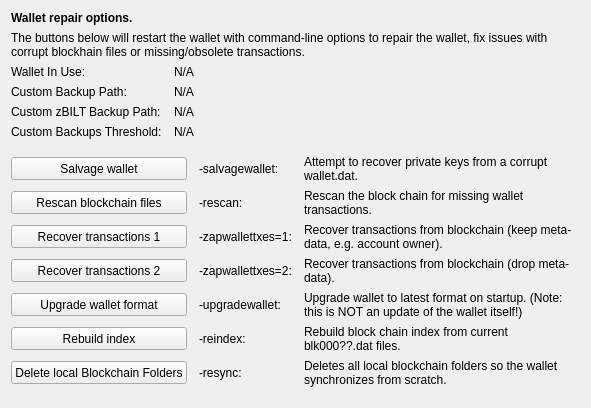
     <widget class="QWidget" name="tab_repair">
      <attribute name="title">
       <string>&amp;Wallet Repair</string>
      </attribute>
      <layout class="QGridLayout" name="gridLayout_4" columnstretch="0,0,0,0">
       <property name="horizontalSpacing">
        <number>12</number>
       </property>
       <item row="0" column="0" colspan="4">
        <widget class="QLabel" name="label_repair_header">
         <property name="font">
          <font>
           <weight>75</weight>
           <bold>true</bold>
          </font>
         </property>
         <property name="text">
          <string>Wallet repair options.</string>
         </property>
        </widget>
       </item>
       <item row="1" column="0" colspan="4">
        <widget class="QLabel" name="label_repair_helptext">
         <property name="font">
          <font>
           <weight>50</weight>
           <bold>false</bold>
          </font>
         </property>
         <property name="text">
          <string>The buttons below will restart the wallet with command-line options to repair the wallet, fix issues with corrupt blockhain files or missing/obsolete transactions.</string>
         </property>
         <property name="wordWrap">
          <bool>true</bool>
         </property>
        </widget>
       </item>
       <item row="2" column="0">
        <widget class="QLabel" name="wallet_path_label">
         <property name="text">
          <string>Wallet In Use:</string>
         </property>
        </widget>
       </item>
       <item row="2" column="1" colspan="3">
        <widget class="QLabel" name="wallet_path">
         <property name="cursor">
          <cursorShape>IBeamCursor</cursorShape>
         </property>
         <property name="text">
          <string>N/A</string>
         </property>
         <property name="textFormat">
          <enum>Qt::PlainText</enum>
         </property>
         <property name="textInteractionFlags">
          <set>Qt::LinksAccessibleByMouse|Qt::TextSelectableByKeyboard|Qt::TextSelectableByMouse</set>
         </property>
        </widget>
       </item>
       <item row="3" column="0">
        <widget class="QLabel" name="wallet_custombackuppath_label">
         <property name="visible">
          <bool>false</bool>
         </property>
         <property name="text">
          <string>Custom Backup Path:</string>
         </property>
        </widget>
       </item>
       <item row="3" column="1" colspan="3">
        <widget class="QLabel" name="wallet_custombackuppath">
         <property name="cursor">
          <cursorShape>IBeamCursor</cursorShape>
         </property>
         <property name="visible">
          <bool>false</bool>
         </property>
         <property name="text">
          <string>N/A</string>
         </property>
         <property name="textFormat">
          <enum>Qt::PlainText</enum>
         </property>
         <property name="textInteractionFlags">
          <set>Qt::LinksAccessibleByMouse|Qt::TextSelectableByKeyboard|Qt::TextSelectableByMouse</set>
         </property>
        </widget>
       </item>
       <item row="4" column="0">
        <widget class="QLabel" name="wallet_customzpivbackuppath_label">
         <property name="visible">
          <bool>false</bool>
         </property>
         <property name="text">
          <string>Custom zBILT Backup Path:</string>
         </property>
        </widget>
       </item>
       <item row="4" column="1" colspan="3">
        <widget class="QLabel" name="wallet_customzpivbackuppath">
         <property name="cursor">
          <cursorShape>IBeamCursor</cursorShape>
         </property>
         <property name="visible">
          <bool>false</bool>
         </property>
         <property name="text">
          <string>N/A</string>
         </property>
         <property name="textFormat">
          <enum>Qt::PlainText</enum>
         </property>
         <property name="textInteractionFlags">
          <set>Qt::LinksAccessibleByMouse|Qt::TextSelectableByKeyboard|Qt::TextSelectableByMouse</set>
         </property>
        </widget>
       </item>
       <item row="5" column="0">
        <widget class="QLabel" name="wallet_custombackupthreshold_label">
         <property name="visible">
          <bool>false</bool>
         </property>
         <property name="text">
          <string>Custom Backups Threshold:</string>
         </property>
        </widget>
       </item>
       <item row="5" column="1" colspan="3">
        <widget class="QLabel" name="wallet_custombackupthreshold">
         <property name="cursor">
          <cursorShape>IBeamCursor</cursorShape>
         </property>
         <property name="visible">
          <bool>false</bool>
         </property>
         <property name="text">
          <string>N/A</string>
         </property>
         <property name="textFormat">
          <enum>Qt::PlainText</enum>
         </property>
         <property name="textInteractionFlags">
          <set>Qt::LinksAccessibleByMouse|Qt::TextSelectableByKeyboard|Qt::TextSelectableByMouse</set>
         </property>
        </widget>
       </item>
       <item row="6" column="0">
        <spacer name="verticalSpacer_repair1">
         <property name="orientation">
          <enum>Qt::Vertical</enum>
         </property>
         <property name="sizeHint" stdset="0">
          <size>
           <width>10</width>
           <height>10</height>
          </size>
         </property>
        </spacer>
       </item>
       <item row="7" column="0" colspan="2">
        <widget class="QPushButton" name="btn_salvagewallet">
         <property name="minimumSize">
          <size>
           <width>100</width>
           <height>23</height>
          </size>
         </property>
         <property name="text">
          <string>Salvage wallet</string>
         </property>
        </widget>
       </item>
       <item row="7" column="2">
        <widget class="QLabel" name="label_repair_salvage_command">
         <property name="text">
          <string notr="true">-salvagewallet:</string>
         </property>
        </widget>
       </item>
       <item row="7" column="3">
        <widget class="QLabel" name="label_repair_salvage">
         <property name="text">
          <string>Attempt to recover private keys from a corrupt wallet.dat.</string>
         </property>
         <property name="wordWrap">
          <bool>true</bool>
         </property>
        </widget>
       </item>
       <item row="8" column="0" colspan="2">
        <widget class="QPushButton" name="btn_rescan">
         <property name="minimumSize">
          <size>
           <width>100</width>
           <height>23</height>
          </size>
         </property>
         <property name="text">
          <string>Rescan blockchain files</string>
         </property>
        </widget>
       </item>
       <item row="8" column="2">
        <widget class="QLabel" name="label_repair_rescan_command">
         <property name="text">
          <string notr="true">-rescan:</string>
         </property>
        </widget>
       </item>
       <item row="8" column="3">
        <widget class="QLabel" name="label_repair_rescan">
         <property name="text">
          <string>Rescan the block chain for missing wallet transactions.</string>
         </property>
         <property name="wordWrap">
          <bool>true</bool>
         </property>
        </widget>
       </item>
       <item row="9" column="0" colspan="2">
        <widget class="QPushButton" name="btn_zapwallettxes1">
         <property name="minimumSize">
          <size>
           <width>100</width>
           <height>23</height>
          </size>
         </property>
         <property name="text">
          <string>Recover transactions 1</string>
         </property>
        </widget>
       </item>
       <item row="9" column="2">
        <widget class="QLabel" name="label_repair_zap1_command">
         <property name="text">
          <string notr="true">-zapwallettxes=1:</string>
         </property>
        </widget>
       </item>
       <item row="9" column="3">
        <widget class="QLabel" name="label_repair_zap1">
         <property name="text">
          <string>Recover transactions from blockchain (keep meta-data, e.g. account owner).</string>
         </property>
         <property name="wordWrap">
          <bool>true</bool>
         </property>
        </widget>
       </item>
       <item row="10" column="0" colspan="2">
        <widget class="QPushButton" name="btn_zapwallettxes2">
         <property name="minimumSize">
          <size>
           <width>100</width>
           <height>23</height>
          </size>
         </property>
         <property name="text">
          <string>Recover transactions 2</string>
         </property>
        </widget>
       </item>
       <item row="10" column="2">
        <widget class="QLabel" name="label_repair_zap2_command">
         <property name="text">
          <string notr="true">-zapwallettxes=2:</string>
         </property>
        </widget>
       </item>
       <item row="10" column="3">
        <widget class="QLabel" name="label_repair_zap2">
         <property name="text">
          <string>Recover transactions from blockchain (drop meta-data).</string>
         </property>
         <property name="wordWrap">
          <bool>true</bool>
         </property>
        </widget>
       </item>
       <item row="11" column="0" colspan="2">
        <widget class="QPushButton" name="btn_upgradewallet">
         <property name="minimumSize">
          <size>
           <width>100</width>
           <height>23</height>
          </size>
         </property>
         <property name="text">
          <string>Upgrade wallet format</string>
         </property>
        </widget>
       </item>
       <item row="11" column="2">
        <widget class="QLabel" name="label_repair_upgrade_command">
         <property name="text">
          <string notr="true">-upgradewallet:</string>
         </property>
        </widget>
       </item>
       <item row="11" column="3">
        <widget class="QLabel" name="label_repair_upgrade">
         <property name="text">
          <string>Upgrade wallet to latest format on startup. (Note: this is NOT an update of the wallet itself!)</string>
         </property>
         <property name="wordWrap">
          <bool>true</bool>
         </property>
        </widget>
       </item>
       <item row="12" column="0" colspan="2">
        <widget class="QPushButton" name="btn_reindex">
         <property name="minimumSize">
          <size>
           <width>100</width>
           <height>23</height>
          </size>
         </property>
         <property name="text">
          <string>Rebuild index</string>
         </property>
        </widget>
       </item>
       <item row="12" column="2">
        <widget class="QLabel" name="label_repair_reindex_command">
         <property name="text">
          <string notr="true">-reindex:</string>
         </property>
        </widget>
       </item>
       <item row="12" column="3">
        <widget class="QLabel" name="label_repair_reindex">
         <property name="text">
          <string>Rebuild block chain index from current blk000??.dat files.</string>
         </property>
         <property name="wordWrap">
          <bool>true</bool>
         </property>
        </widget>
       </item>
       <item row="13" column="0" colspan="2">
        <widget class="QPushButton" name="btn_resync">
         <property name="minimumSize">
          <size>
           <width>100</width>
           <height>23</height>
          </size>
         </property>
         <property name="text">
          <string>Delete local Blockchain Folders</string>
         </property>
        </widget>
       </item>
       <item row="13" column="2">
        <widget class="QLabel" name="label_repair_resync_command">
         <property name="text">
          <string>-resync:</string>
         </property>
        </widget>
       </item>
       <item row="13" column="3">
        <widget class="QLabel" name="label_repair_resync">
         <property name="text">
          <string>Deletes all local blockchain folders so the wallet synchronizes from scratch.</string>
         </property>
         <property name="wordWrap">
          <bool>true</bool>
         </property>
        </widget>
       </item>
       <item row="14" column="0">
        <spacer name="verticalSpacer_repair2">
         <property name="orientation">
          <enum>Qt::Vertical</enum>
         </property>
         <property name="sizeHint" stdset="0">
          <size>
           <width>20</width>
           <height>10</height>
          </size>
         </property>
        </spacer>
       </item>
      </layout>
     </widget>
